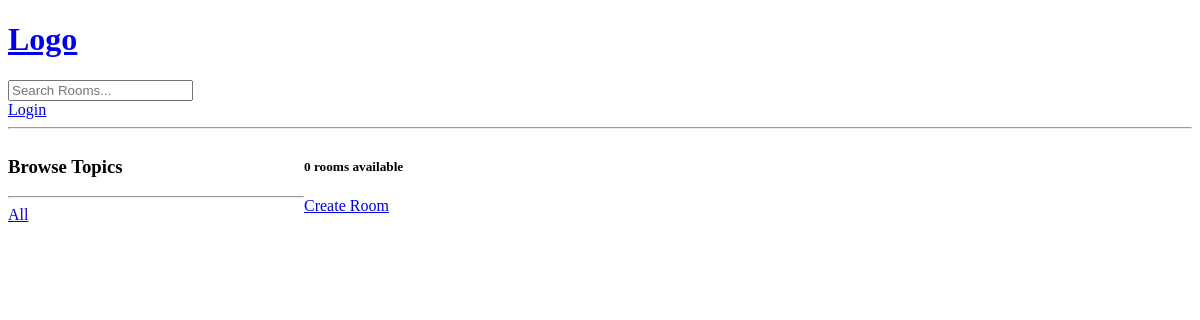
Page /?q=Python on the earlier database version.
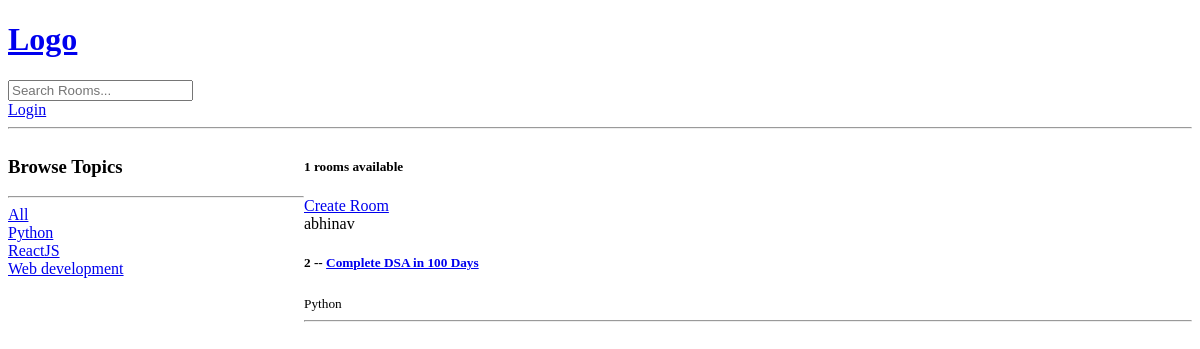
Same page on the later database version.
### base/models.py (models this page shows, shortened)
class Topic(models.Model):
    name = models.CharField(max_length=200)

class Room(models.Model):
    host = models.ForeignKey(User, null=True, on_delete=models.SET_NULL)
    topic = models.ForeignKey(Topic, null=True, on_delete=models.SET_NULL)
    name = models.CharField(max_length=200)
    description = models.TextField(null=True, blank=True)
    updated = models.DateTimeField(auto_now=True)
    created = models.DateTimeField(auto_now_add=True)
    class Meta:
        ordering = ['-updated', '-created']

### base/views.py (the view)
# urls.py: path('', views.home, name='home'),
def home(request):
    q = request.GET.get('q') if request.GET.get('q') != None else ''
    rooms = Room.objects.filter(Q(topic__name__icontains=q) | Q(name__icontains=q) | Q(description__icontains=q))
    topics = Topic.objects.all()
    room_count = rooms.count()
    context = {'rooms': rooms, 'topics': topics, 'room_count': room_count}
    return render(request, 'base/home.html', context)

### base/templates/base/home.html (shortened to what this page needs)
{% extends 'main.html' %}
{% block content %}
<div class="home-container">
    <div>
        <h3>Browse Topics</h3>
        <hr>
        <div>
            <a href="{% url 'home' %}">All</a>
        </div>
        {% for topic in topics %}
            <div>
                <a href="{% url 'home' %}?q={{topic.name}}">{{topic.name}}</a>
            </div>
        {% endfor %}
    </div>
    <div>
        <h5>{{room_count}} rooms available</h5>
        <a href="{% url 'create-room' %}"> Create Room </a>
        <div>
            {% for room in rooms %}
                <div>
                    <span>{{room.host.username}}</span>
                    <h5>{{room.id}} -- <a href="{% url 'room' room.id %}">{{room.name}}</a></h5>
                    <small>{{room.topic.name}}</small>
                    <hr>
                </div>
            {% endfor %}
        </div>
    </div>
</div>
{% endblock %}

Differences in the rows shown:
added Topic: name "Python"
added Topic: name "ReactJS"
added Topic: name "Web development"
now on this page (row edited): Room: host.username "abhinav", id "2", name "Complete DSA in 100 Days", topic.name "Python"
Other differences:
{{ room_count }}: "0" → "1"
